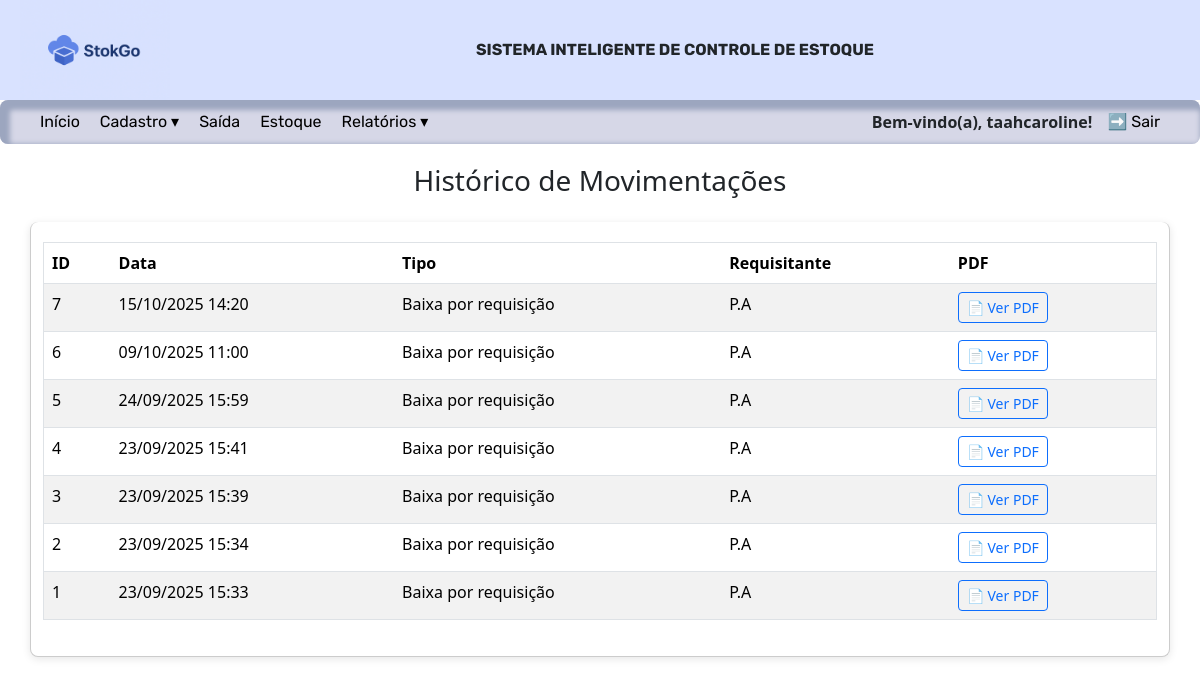
Screenshot of /historico/ (signed in) with the database file from the repository.
### inventario/models.py (models this page shows)
class Movimentacao(models.Model):
    TIPO_CHOICES = [
        ('entrada', 'Entrada'),
        ('baixa', 'Baixa por requisição'),
        ('transferencia', 'Transferência'),
        ('devolucao', 'Devolução'),
        ('vencidos', 'Validade vencida'),
    ]
    tipo_movimentacao = models.CharField(max_length=50, choices=TIPO_CHOICES)
    requisitante = models.CharField(max_length=255)
    data = models.DateTimeField(auto_now_add=True)

### inventario/views.py (the view)
# urls.py: path('historico/', views.historico_movimentacoes, name='historico_movimentacoes'),
@login_required
def historico_movimentacoes(request):
    movimentacoes = Movimentacao.objects.all().order_by('-data')  # mais recentes primeiro
    return render(request, 'historico_movimentacoes.html', {
        'movimentacoes': movimentacoes
    })

### inventario/templates/historico_movimentacoes.html
{% extends 'index.html' %}
{% block content %}
  <h3>Histórico de Movimentações</h3>
  <div class="container mt-4">
    {% if movimentacoes %}
      <table class="table table-striped">
        <thead>
          <tr>
            <th>ID</th>
            <th>Data</th>
            <th>Tipo</th>
            <th>Requisitante</th>
            <th>PDF</th>
          </tr>
        </thead>
        <tbody>
          {% for mov in movimentacoes %}
            <tr>
              <td>{{ mov.id }}</td>
              <td>{{ mov.data|date:"d/m/Y H:i" }}</td>
              <td>{{ mov.get_tipo_movimentacao_display }}</td>
              <td>{{ mov.requisitante }}</td>
              <td>
                <a href="{% url 'gerar_relatorio_pdf' mov.id %}" class="btn btn-outline-primary btn-sm" target="_blank">
                  📄 Ver PDF
                </a>
              </td>
            </tr>
          {% endfor %}
        </tbody>
      </table>
    {% else %}
      <p>Nenhuma movimentação registrada ainda.</p>
    {% endif %}
  </div>
{% endblock %}

### inventario/templates/index.html (shortened to what this page needs)
{% load static %}
<!DOCTYPE html>
<html lang="en">
<head>
    <link rel="stylesheet" type="text/css" href="{% static 'css/style.css' %}">
    <link href="https://cdn.jsdelivr.net/npm/bootstrap@5.3.7/dist/css/bootstrap.min.css" rel="stylesheet">
</head>
<body>
  <header>
    <img src="{% static 'imagens/logo.png' %}" alt="Logo">
    <p>Sistema inteligente de controle de estoque</p>
  </header>
  <nav>
    <ul class="menu-principal">
      <li><a class="menu" href="{% url 'home' %}">Início</a></li>
      {% if user.is_authenticated %}
        <li>
          <a href="#">Cadastro ▾</a>
        </li>
        <li><a class="menu" href="{% url 'baixa' %}">Saída</a></li>
        <li><a href="{% url 'estoque' %}">Estoque</a></li>
        <li>
          <a href="#">Relatórios ▾</a>
        </li>
      {% endif %}
    </ul>
    <ul class="login-area">
      <li class="login-name">
        {% if user.is_authenticated %}
          <span>Bem-vindo(a), {{ user.first_name|default:user.username }}!</span>
        {% else %}
          <span>Bem-vindo(a), visitante!</span>
        {% endif %}
      </li>
      <li class="login-menu">
        {% if user.is_authenticated %}
          <a class="menu" href="{% url 'logout' %}">➡️ Sair</a>
        {% else %}
          <a class="menu" href="{% url 'login' %}">⬅️ Fazer login</a>
        {% endif %}
      </li>
    </ul>
  </nav>
 <body>
        {% block content %}{% endblock %}
</body>
</html>

### inventario/templates/static/CSS/style.css (style rules this page uses)
header { display: flex; align-items: center; height: 100px; background-color: #d9e2ff; padding: 0 20px; overflow: hidden; }
header img { height: 100%; width: auto; max-width: 200px; object-fit: cover; }
header p { margin: 0 auto; font-size: 16px; text-align: center; font-family: "Rubik", sans-serif; text-transform: uppercase; font-weight: bold; }
nav, nav ul, nav li { list-style: none; margin: 0; padding: 0; }
nav { background-color: #d6d7e7; border-radius: 8px; box-shadow: inset 5px 5px 5px 5px #9ca6bf; display: flex; justify-content: space-between; padding: 10px 20px; }
nav > ul { display: flex; }
nav li { position: relative; display: inline-block; margin-left: 20px; }
nav a { display: block; color: #000; font-size: 16px; text-decoration: none; font-family: "Rubik", sans-serif; }
nav .login-area { display: flex; justify-content: flex-end; align-items: center; margin-left: 20px; margin-right: 20px; }
nav .login-area li { margin-left: 15px; }
nav .login-name { font-size: 16px; font-weight: bold; }
nav .login-menu a { font-size: 16px; color: #000; font-weight: normal; }
nav .login-name span { display: inline-block; min-width: 200px; text-align: right; }
h3 { padding-top: 20px; text-align: center; }
table { width: 100%; border-collapse: collapse; margin-bottom: 20px; }
table, th, td { border: 1px solid #ddd; }
th, td { padding: 8px; text-align: left; }
th { background-color: #f2f2f2; }
.container { max-width: 800px; margin: 0 auto; padding: 20px; background-color: #ffffff; border-radius: 8px; border: 1px solid #ccc; border-top: none; box-shadow: 0 2px 8px rgba(0,0,0,0.1); }

### rows the page displays
Movimentacao: id "7", data "15/10/2025 14:20", tipo_movimentacao "Baixa por requisição", requisitante "P.A"
Movimentacao: id "6", data "09/10/2025 11:00", tipo_movimentacao "Baixa por requisição", requisitante "P.A"
Movimentacao: id "5", data "24/09/2025 15:59", tipo_movimentacao "Baixa por requisição", requisitante "P.A"
Movimentacao: id "4", data "23/09/2025 15:41", tipo_movimentacao "Baixa por requisição", requisitante "P.A"
Movimentacao: id "3", data "23/09/2025 15:39", tipo_movimentacao "Baixa por requisição", requisitante "P.A"
Movimentacao: id "2", data "23/09/2025 15:34", tipo_movimentacao "Baixa por requisição", requisitante "P.A"
Movimentacao: id "1", data "23/09/2025 15:33", tipo_movimentacao "Baixa por requisição", requisitante "P.A"

### other values shown
{{ user.first_name|default:user.username }} "taahcaroline"
